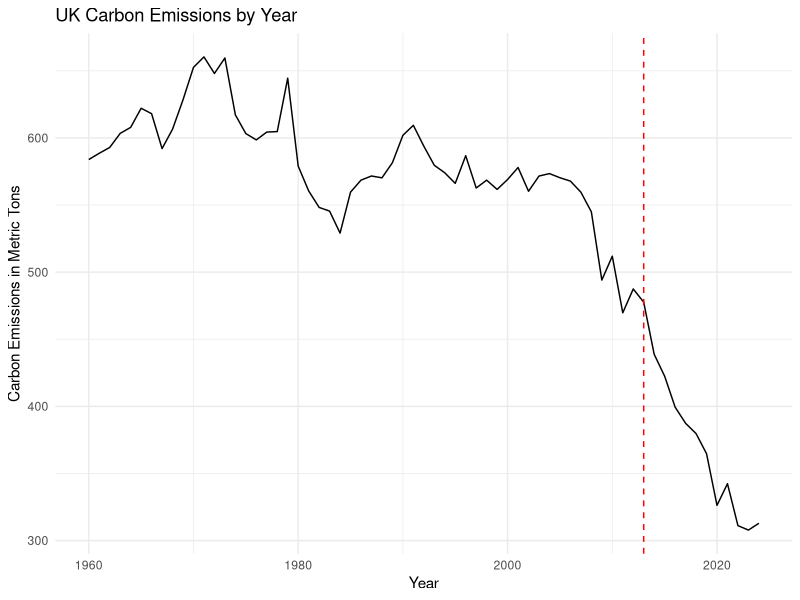
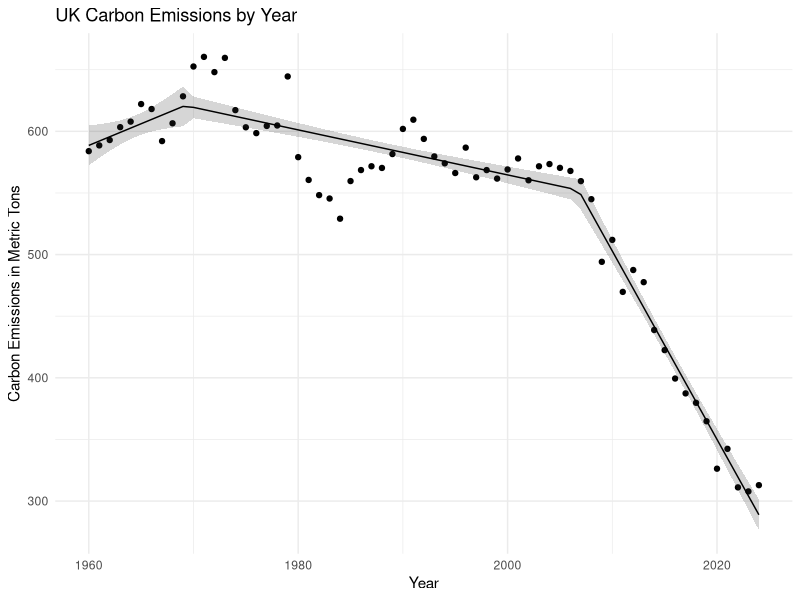

Recreate these plots in R, in order.
## ---- chunk 1
library(tidyverse)
library(here)
library(segmented)
library(knitr)
## ---- chunk 2
# read in emission data
emission_data <- read_csv(here("data", "GCB2025v15_MtCO2_flat.csv"))
uk_emission_data <- emission_data %>%
  filter(Country == "United Kingdom")%>%
  rename(per_capita = 'Per Capita')
## ---- chunk 3
#| code-fold: true
# filter to near peak yearly carbon emissions
uk_emission_scope <- uk_emission_data %>%
  filter(Year >= 1960)

exploratory_plot <- ggplot(uk_emission_scope, aes(x = Year,
                           y = Total)) +
  geom_line() +
  geom_vline(xintercept = 2013,
             color = "red",
             linetype = "dashed") +
  theme_minimal() +
  labs(title = "UK Carbon Emissions by Year",
       x = "Year",
       y = "Carbon Emissions in Metric Tons")
exploratory_plot
## ---- chunk 4
# mutate emissions variable to format for a Segmented Model 
uk_emission_scope <- uk_emission_scope %>%
  mutate(time = Year - min(Year),
         pricing = if_else(Year >= 2013, 1, 0),
         post_pricing = case_when(pricing == 1 ~ row_number() - 54, TRUE~0))


## ---- chunk 5
# create a linear model of the relationship between emissions and year
lm_emission_model <- lm(Total ~ Year, data = uk_emission_scope)

# create a segmented model based on the linear model
seg_emission_model <- segmented(lm_emission_model,
                                seg.Z = ~Year,
                                psi = list(Year = c(2002, 2013)))
## ---- chunk 6
# Find the CI
confint(seg_emission_model)
## ---- chunk 7
#| code-fold: true
# set the seed for consistency
set.seed(42)

# replicate the year range from our data
simulated_years <- seq(1960, 2024)

# take the coefficient values from the segmented model
b0 <- coef(seg_emission_model)[1]
b1 <- coef(seg_emission_model)[2]
b2 <- coef(seg_emission_model)[3]
b3 <- coef(seg_emission_model)[4]

# breakpoint years
break_1 <- 1969
break_2 <- 2006
# simulate pop

# simulate the emissions across the year range
simulated_emissions <- b0 + b1 * simulated_years + 
  b2 * pmax(0, simulated_years - break_1) +
  b3 * pmax(0, simulated_years - break_2)

# since the above simulated emissions is all consistent values along line, add rnorm with a standard deviation equivalent to the original segmented model's standard error

simulated_emissions <- simulated_emissions + rnorm(length(simulated_emissions), sd = 22)
  

# create a tibble of simulated data, joining the simulated years and simulated emissions
simulated_data <- tibble(year = simulated_years,
                         total = simulated_emissions)

## ---- chunk 8
# created a simulated lm model
simulated_lm_model <- lm(total ~ year, data = simulated_data)

# fit the simulated lm model to a segmented model
simulated_seg_model <- segmented(simulated_lm_model,
                                 seg.Z = ~year,
                                 psi = list(year = c(break_1, break_2)))

# check the summary and confidence interval outputs of the simulated segmented model

summary(simulated_seg_model)
confint(simulated_seg_model)


## ---- chunk 9
# extract the psi values from the simulated model
break_estimate <- summary(simulated_seg_model)$psi

tibble(parameter = c("break_1", "break_2"),
       true = c(break_1, break_2),
       estimated = break_estimate[, "Est."])
## ---- chunk 10
# extract the slope of the segmented model
seg_model_slope <- slope(seg_emission_model)

# find the CI's per each segment and create a table 
slope_table <- kable(seg_model_slope)

slope_table
## ---- chunk 11
# create a new dataframe with the CIs for Final Mapping
prediction_frame <- uk_emission_scope %>%
  mutate(fit = predict(seg_emission_model),
         se = predict(seg_emission_model, se.fit = TRUE)$se.fit,
         upper = fit + 1.25 * se,
         lower = fit - 1.25 * se)
## ---- chunk 12
# plot it
confidence_plot <- ggplot() +
  geom_point(data = uk_emission_scope, aes(Year, Total)) +
  geom_ribbon(data = prediction_frame, aes(x = Year, ymin = lower, ymax = upper), alpha = 0.2) +
  geom_line(data = prediction_frame, aes(x = Year, y = fit), color = "black") +
  theme_minimal() +
  labs(title = "UK Carbon Emissions by Year",
       x = "Year",
       y = "Carbon Emissions in Metric Tons")

confidence_plot
